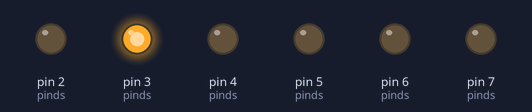
The sketch below on a simulated Arduino Uno, built with avr-gcc and run on an emulated ATmega328P. Shown: output pins drawn as LEDs (lit = HIGH).

Above: at 0.05 s.
At 0.75 s:
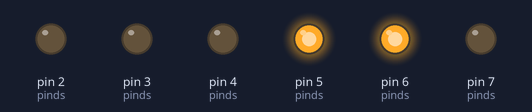
At 1.05 s:
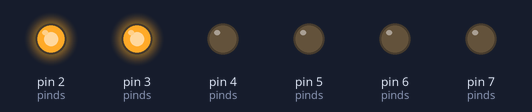
At 1.45 s:
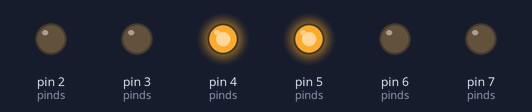
At 2.15 s:
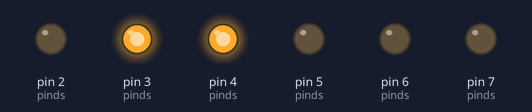
At 2.85 s:
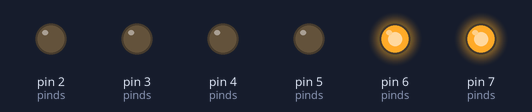
Timing chart, 0 to 3.1 s (numbered marks = the images above):
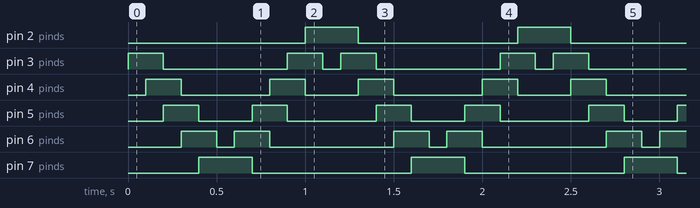

Measured:
- by itself, pin 2 (pinds), pin 7 (pinds): alternates HIGH for 0.30 s and LOW for 0.90 s
- by itself, pin 3 (pinds): repeats every 1.2 s: LOW 0.70 s, HIGH 0.20 s, LOW 0.10 s, HIGH 0.20 s
- by itself, pin 4 (pinds): repeats every 1.2 s: LOW 0.50 s, HIGH 0.20 s, LOW 0.30 s, HIGH 0.20 s
- by itself, pin 5 (pinds): repeats every 1.2 s: LOW 0.30 s, HIGH 0.20 s, LOW 0.50 s, HIGH 0.20 s
- by itself, pin 6 (pinds): repeats every 1.2 s: LOW 0.10 s, HIGH 0.20 s, LOW 0.70 s, HIGH 0.20 s

The sketch:

Opdr_3.ino
```cpp
const int pinds[] = {2, 3, 4, 5, 6, 7};


void setup() {
  // put your setup code here, to run once:
  pinMode(2, OUTPUT);
  pinMode(3, OUTPUT);
  pinMode(4, OUTPUT);
  pinMode(5, OUTPUT);
  pinMode(6, OUTPUT);
  pinMode(7, OUTPUT);

}

void loop() {
  // put your main code here, to run repeatedly:

  // code only works if first_led < last_led
  // and there are no gaps in the pins.

  const int time = 100;
  const int first_led = 2;
  const int last_led = 7;


  for (int i = first_led + 1; i < last_led + 2; i++) {
    digitalWrite(i, HIGH);
    digitalWrite(i - 2, LOW);
    delay(time);
  }

  for (int i = last_led - 1; i > first_led - 2; i--) {
    digitalWrite(i, HIGH);
    digitalWrite(i + 2, LOW);
    delay(time);
  }
}
```
